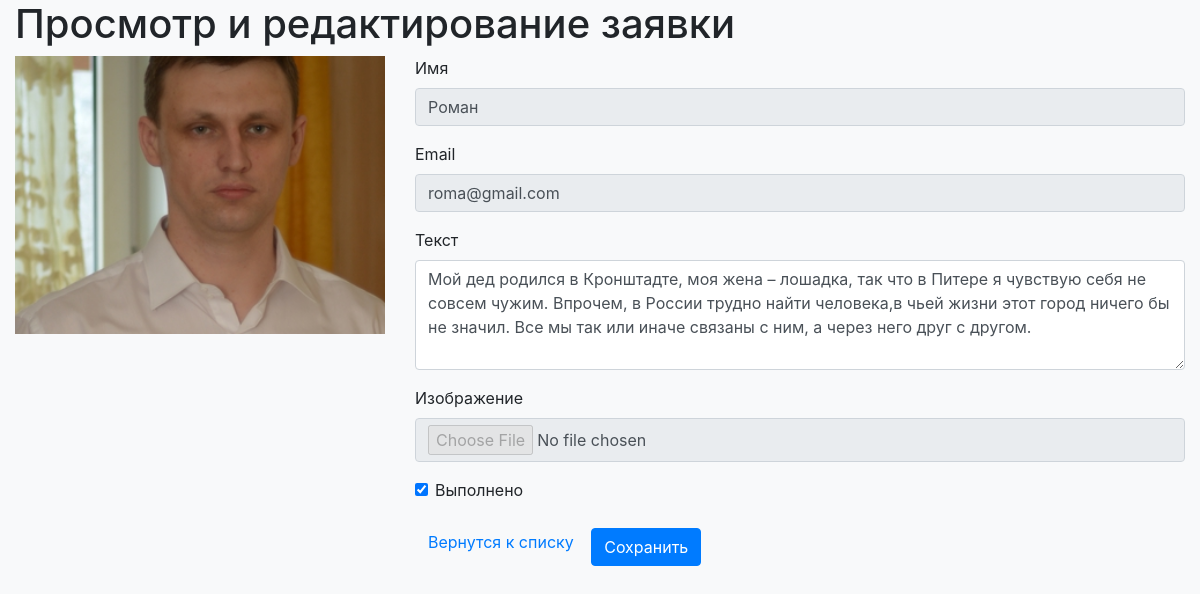
Screenshot of /change/id-1/ (signed in) with the database file from the repository.
### utask/models.py (models this page shows)
class tasks(models.Model):
    user_name   = models.CharField(u'Имя пользователя', max_length=100)
    user_email  = models.EmailField(u'Email')
    text        = models.TextField(u'Текст задачи')
    image       = ProcessedImageField(
        upload_to='upload',
        processors=[ResizeToFill(320, 240)],
        format='JPEG',
        options={'quality': 100},
        verbose_name=u'Путь до изображения')
    complete    = models.BooleanField(u'Выполнено', default=False)
    datetime_add= models.DateTimeField(u'Дата и время добавления', auto_now_add=True)
    datetime_upd= models.DateTimeField(u'Дата и время обновления', auto_now=True)
    class Meta:
        verbose_name = u'Задача'
        verbose_name_plural = u'Список задач'

### utask/views.py (the view)
# urls.py: url(r'^change/id-(?P<task_id>\d+)/', change_task, name="change_task"),
@login_required
def change_task(request, task_id):
    if request.user.is_superuser:       # Проверим еще разок
        form = form_task(request.POST or None, user=request.user, instance=task_id and tasks.objects.get(id=task_id))
        if request.method == 'POST':
            if form.is_valid():
                old_data = tasks.objects.get(id=task_id)
                new_task = form.save(commit=False)
                new_task.user_name = old_data.user_name
                new_task.user_email = old_data.user_email
                new_task.image = old_data.image
                new_task.save()
                return HttpResponseRedirect(reverse('task:get_task'))
            else:
                return render(request, 'change_task.html', {'form':form})
        else:
            return render(request, 'change_task.html', {'form':form, 'task_data':tasks.objects.get(id=task_id)})

### utask/templates/change_task.html (shortened to what this page needs)
{% extends 'base.html' %}
{% load bootstrap4 %}
{% block title %}Просмотр и редактирование заявки{% endblock %}
{% block content %}
    <div class="row">
        <div class="col-4">
            <img src="{{ task_data.image.url }}" style="width: 100%;"/>
        </div>
        <div class="col-8">
            <form action="{% url 'task:change_task' task_data.id %}" method="post">
                {% bootstrap_form form layout='horizontal' %}
                {% if user.is_superuser %}
                    {% buttons %}
                        <a class="btn btn-link" href="{% url 'task:get_task' %}">Вернутся к списку</a>
                        <button type="submit" class="btn btn-primary" style="margin-top: 10px; text-align: right">
                            Сохранить
                        </button>
                    {% endbuttons %}
                {% endif %}
            </form>
        </div>
    </div>
{% endblock %}

### rows the page displays
tasks: image (placeholder picture), user_name "Роман", user_email "roma@gmail.com", text "Мой дед родился в Кронштадте, моя жена – лошадка, так что в Питере я чувствую себя не совсем чужим. Впрочем, в России трудно найти человека,в чьей жизни этот город ничего бы не значил. Все мы так или иначе связаны с ним, а через него друг с другом.", complete "☑"
